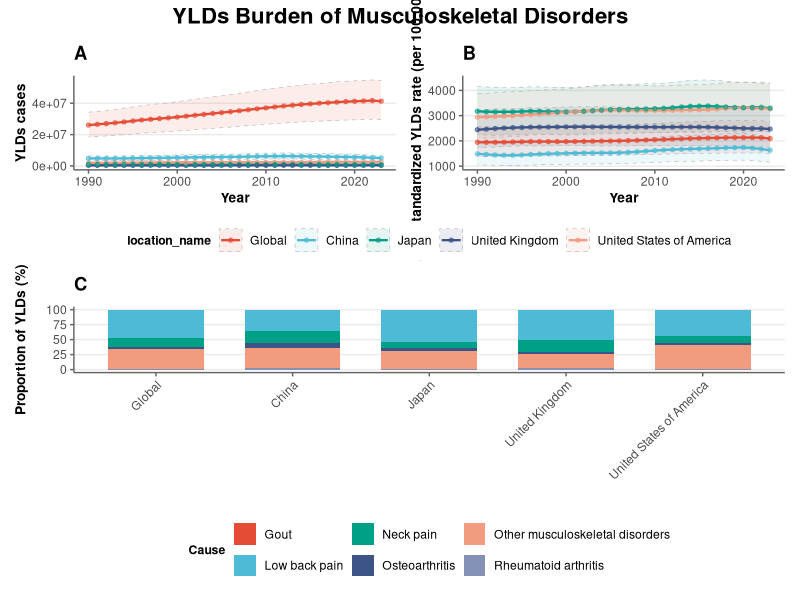

Write the R code that produced this figure.
# ============================================================
# YLDs 专项分析（顶刊风格细化版）
# 数据源：data1.csv
# 输出：YLDs_Analysis_Advanced.pdf
# ============================================================

library(tidyverse)
library(ggsci)
library(patchwork)
library(scales)
library(cowplot)

setwd("D:\\R\\Musculoskeletal Disorders")
df <- read.csv("data1.csv", header = TRUE)

# ---------- 1. 基础设置 ----------
location_levels <- c("Global", "China", "Japan", 
                     "United Kingdom", "United States of America")

# 提取YLDs数据
df_ylds <- df %>%
  filter(measure_name == "YLDs (Years Lived with Disability)") %>%
  filter(location_id %in% c(1, 6, 67, 95, 102)) %>%
  filter(age_id == 24) %>%
  filter(sex_name == "Female") %>%
  filter(cause_name == "Musculoskeletal disorders") %>%
  mutate(location_name = factor(location_name, levels = location_levels))

df_ylds_num <- df_ylds %>% filter(metric_name == "Number")
df_ylds_rate <- df_ylds %>% filter(metric_name == "Rate")

# ---------- 2. 定义顶刊风格主题 ----------
theme_advanced <- function(base_size = 11) {
  theme_classic(base_size = base_size) %+replace%
    theme(
      # 文本与标题
      plot.title = element_text(size = rel(1.2), face = "bold", hjust = 0, margin = margin(b = 10)),
      axis.title = element_text(size = rel(0.9), face = "bold"),
      axis.text = element_text(size = rel(0.8), color = "grey30"),
      # 坐标轴
      axis.line = element_line(color = "grey40", linewidth = 0.5),
      axis.ticks = element_line(color = "grey40", linewidth = 0.5),
      # 网格线（只保留主要水平线，淡化处理）
      panel.grid.major.y = element_line(color = "grey92", linewidth = 0.5),
      panel.grid.minor = element_blank(),
      # 图例
      legend.position = "bottom",
      legend.title = element_text(size = rel(0.8), face = "bold"),
      legend.text = element_text(size = rel(0.8)),
      legend.key.size = unit(0.6, "cm"),
      # 分面（facet）标签
      strip.background = element_blank(),
      strip.text = element_text(size = rel(0.9), face = "bold", margin = margin(b = 5))
    )
}

# ---------- 3. 图1：YLDs Number 趋势 ----------
p1 <- ggplot(df_ylds_num, aes(x = year, y = val, color = location_name, fill = location_name)) +
  # 置信区间阴影：透明度降低，并添加细边框
  geom_ribbon(aes(ymin = lower, ymax = upper), alpha = 0.1, linetype = "dashed", color = "grey70", size = 0.2) +
  geom_line(size = 0.8) +
  geom_point(size = 1.2, alpha = 0.6) +
  scale_color_npg() +
  scale_fill_npg() +
  labs(x = "Year", y = "YLDs cases", title = "A") +
  theme_advanced()

# ---------- 4. 图2：YLDs Rate 趋势 ----------
p2 <- ggplot(df_ylds_rate, aes(x = year, y = val, color = location_name, fill = location_name)) +
  geom_ribbon(aes(ymin = lower, ymax = upper), alpha = 0.1, linetype = "dashed", color = "grey70", size = 0.2) +
  geom_line(size = 0.8) +
  geom_point(size = 1.2, alpha = 0.6) +
  scale_color_npg() +
  scale_fill_npg() +
  labs(x = "Year", y = "Age-standardized YLDs rate (per 100,000)", title = "B") +
  theme_advanced()

# ---------- 5. 图3：2023年各亚型 YLDs Number 构成 ----------
df_ylds_sub <- df %>%
  filter(measure_name == "YLDs (Years Lived with Disability)") %>%
  filter(location_id %in% c(1, 6, 67, 95, 102)) %>%
  filter(age_id == 24) %>%
  filter(sex_name == "Female") %>%
  filter(metric_name == "Number") %>%
  filter(year == 2023) %>%
  filter(cause_name != "Musculoskeletal disorders") %>%
  filter(cause_name %in% c("Rheumatoid arthritis", "Osteoarthritis", 
                           "Low back pain", "Neck pain", "Gout", 
                           "Other musculoskeletal disorders")) %>%
  mutate(location_name = factor(location_name, levels = location_levels))

df_ylds_sub_prop <- df_ylds_sub %>%
  group_by(location_name) %>%
  mutate(total = sum(val, na.rm = TRUE),
         proportion = val / total * 100) %>%
  ungroup()

# 为堆叠图使用稍微明亮的NPG配色
p3 <- ggplot(df_ylds_sub_prop, aes(x = location_name, y = proportion, fill = cause_name)) +
  geom_bar(stat = "identity", position = "stack", width = 0.7) +
  scale_fill_npg(name = "Cause") +
  labs(x = "", y = "Proportion of YLDs (%)", title = "C") +
  theme_advanced() +
  theme(
    axis.text.x = element_text(angle = 45, hjust = 1),
    legend.position = "bottom"
  )

# ---------- 6. 图4（可选）：YLDs Rate vs SDI ----------
if ("sdi" %in% names(df)) {
  df_sdi <- df %>%
    filter(measure_name == "YLDs (Years Lived with Disability)") %>%
    filter(location_id %in% c(1, 6, 67, 95, 102)) %>%
    filter(age_id == 24) %>%
    filter(sex_name == "Female") %>%
    filter(metric_name == "Rate") %>%
    filter(cause_name == "Musculoskeletal disorders") %>%
    filter(year == 2023) %>%
    select(location_name, sdi, val) %>%
    drop_na()
  
  p4 <- ggplot(df_sdi, aes(x = sdi, y = val, color = location_name)) +
    geom_point(size = 3) +
    geom_smooth(method = "lm", se = TRUE, color = "black", linetype = "dashed", fill = "grey80") +
    scale_color_npg() +
    labs(x = "Socio-demographic Index (SDI)", 
         y = "YLDs rate (per 100,000)", 
         title = "D") +
    theme_advanced() +
    theme(legend.position = "bottom")
} else {
  p4 <- NULL
}

# ---------- 7. 高级组合与保存 ----------
# 使用 plot_annotation 添加总标题，并精细调整布局
combined_top <- (p1 + p2) + 
  plot_layout(guides = "collect") & 
  theme(legend.position = "bottom")

if (!is.null(p4)) {
  combined_bottom <- (p3 + p4) + 
    plot_layout(guides = "collect") & 
    theme(legend.position = "bottom")
  final_plot <- (combined_top / combined_bottom) + 
    plot_layout(heights = c(1, 0.9)) +
    plot_annotation(title = "YLDs Burden of Musculoskeletal Disorders",
                    theme = theme(plot.title = element_text(hjust = 0.5, face = "bold", size = 16)))
} else {
  final_plot <- (combined_top / p3) + 
    plot_layout(heights = c(1, 0.7)) +
    plot_annotation(title = "YLDs Burden of Musculoskeletal Disorders",
                    theme = theme(plot.title = element_text(hjust = 0.5, face = "bold", size = 16)))
}

# 保存为高分辨率PDF
ggsave("YLDs_Analysis_Advanced.pdf", final_plot, 
       width = 14, height = 12, dpi = 300)
cat("YLDs分析（顶刊风格细化版）已保存为 YLDs_Analysis_Advanced.pdf\n")
